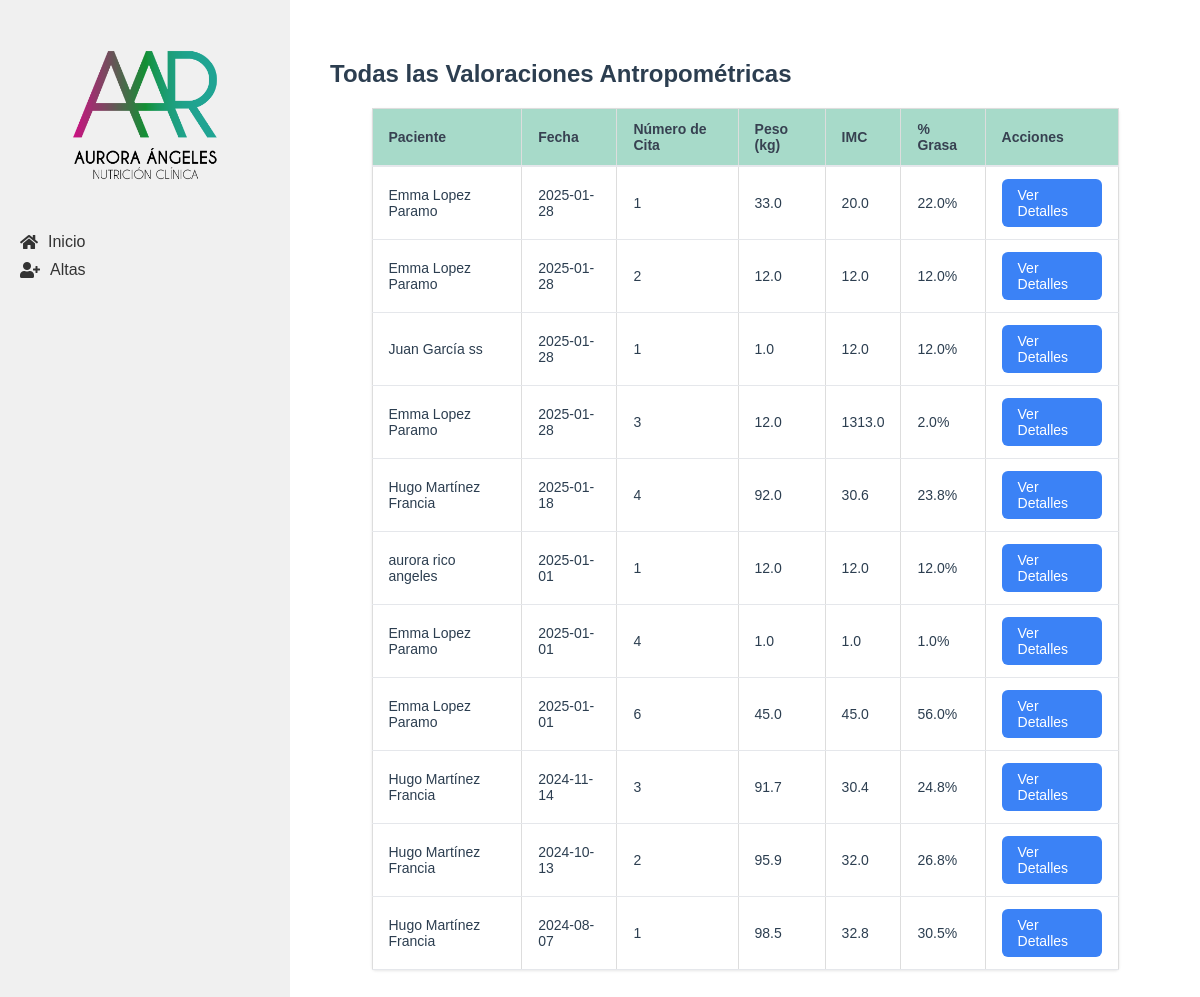
/valoraciones, run on the app's committed database.
### tables this page shows
CREATE TABLE "valoracion_antropometrica" (
    id INTEGER PRIMARY KEY AUTOINCREMENT,
    paciente_id INTEGER NOT NULL,
    numero_cita INTEGER NOT NULL,
    fecha DATE NOT NULL,
    estatura FLOAT NOT NULL,
    peso FLOAT NOT NULL,
    imc FLOAT NOT NULL,
    grasa FLOAT NOT NULL,
    cintura FLOAT NOT NULL,
    torax FLOAT NOT NULL,
    brazo FLOAT NOT NULL,
    cadera FLOAT NOT NULL,
    pierna FLOAT NOT NULL,
    pantorrilla FLOAT NOT NULL,
    tension_arterial TEXT NOT NULL,
    frecuencia_cardiaca INTEGER NOT NULL,
    bicep FLOAT NOT NULL,
    tricep FLOAT NOT NULL,
    suprailiaco FLOAT NOT NULL,
    subescapular FLOAT NOT NULL,
    femoral FLOAT,
    porcentaje_grasa FLOAT NOT NULL,
    ultima_dieta TEXT,
    FOREIGN KEY (paciente_id) REFERENCES pacientes (id)
);

CREATE TABLE "pacientes" (
    id INTEGER PRIMARY KEY AUTOINCREMENT,
    nombre TEXT NOT NULL,
    apellido_paterno TEXT NOT NULL,
    apellido_materno TEXT NOT NULL,
    fecha_nacimiento TEXT NOT NULL,
    telefono TEXT,
    correo TEXT UNIQUE NOT NULL,
    ciudad TEXT NOT NULL, `status` TEXT,
    fecha_registro TIMESTAMP DEFAULT CURRENT_TIMESTAMP
);

### app/controllers/valoracion_antropometrica.py (the view)
@valoracion.route('/valoraciones')
def todas_valoraciones():
    valoraciones = ValoracionAntropometrica.obtener_todas()
    return render_template('todas_valoraciones.html', valoraciones=valoraciones)

### app/db.py (called while the page is built)
def get_db():
    if 'db' not in g:
        g.db = sqlite3.connect(
            'pacientes.db',
            detect_types=sqlite3.PARSE_DECLTYPES
        )
        g.db.row_factory = sqlite3.Row
    return g.db

def query_db(query, args=(), one=False):
    cur = get_db().execute(query, args)
    rv = cur.fetchall()
    cur.close()
    return (rv[0] if rv else None) if one else rv

### app/models/valoracion_antropometrica.py (called while the page is built)
    @staticmethod
    def obtener_todas():
        return query_db('''
            SELECT va.*, p.nombre, p.apellido_paterno, p.apellido_materno
            FROM valoracion_antropometrica va
            JOIN pacientes p ON va.paciente_id = p.id
            ORDER BY va.fecha DESC
        ''')

### app/templates/todas_valoraciones.html (shortened to what this page needs)
{% extends "base.html" %}
{% block content %}
<div class="valoracion-container">
    <h2>Todas las Valoraciones Antropométricas</h2>
    <table class="table">
        <thead>
            <tr>
                <th class="table__header">Paciente</th>
                <th class="table__header">Fecha</th>
                <th class="table__header">Número de Cita</th>
                <th class="table__header">Peso (kg)</th>
                <th class="table__header">IMC</th>
                <th class="table__header">% Grasa</th>
                <th class="table__header">Acciones</th>
            </tr>
        </thead>
        <tbody>
            {% for valoracion in valoraciones %}
            <tr>
                <td class="table__cell">{{ valoracion['nombre'] }} {{ valoracion['apellido_paterno'] }} {{ valoracion['apellido_materno'] }}</td>
                <td class="table__cell">{{ valoracion['fecha'] }}</td>
                <td class="table__cell">{{ valoracion['numero_cita'] }}</td>
                <td class="table__cell">{{ valoracion['peso'] }}</td>
                <td class="table__cell">{{ valoracion['imc'] }}</td>
                <td class="table__cell">{{ valoracion['porcentaje_grasa'] }}%</td>
                <td class="table__cell">
                    <a href="{{ url_for('valoracion.lista_valoraciones', paciente_id=valoracion['paciente_id']) }}" class="action-button">Ver Detalles</a>
                </td>
            </tr>
            {% endfor %}
        </tbody>
    </table>
</div>
{% endblock %}

### app/static/css/style.css (style rules this page uses)
body { font-family: Arial, sans-serif; margin: 0; padding: 0; color: #2c3e50; }
.table { width: 100%; border-collapse: collapse; margin: 20px 0; font-size: 16px; text-align: left; }
.table__header, .table__cell { border: 1px solid #ddd; padding: 8px; text-align: left; }
.table__header { background-color: #f2f2f2; }
.table { max-width: 90%; background-color: white; margin: 0 auto; box-shadow: 0 1px 3px rgba(0, 0, 0, 0.1); border-radius: 4px; }
.table__header { padding: 12px 16px; text-align: left; font-weight: 600; font-size: 0.875rem; color: #374151; background-color: #119b6e5e; border-bottom: 2px solid #e5e7eb; }
.table__cell { padding: 12px 16px; font-size: 0.875rem; border-bottom: 1px solid #e5e7eb; }
.action-button { display: inline-flex; align-items: center; padding: 0.5rem 1rem; font-size: 0.875rem; font-weight: 500; border-radius: 0.375rem; background-color: #3b82f6; color: white; text-decoration: none; transition: background-color 0.2s; }
.valoracion-container { max-width: 1200px; margin: 0 auto; padding: 20px; }
.action-button { display: inline-flex; align-items: center; gap: 0.5rem; padding: 0.5rem 1rem; background-color: #3b82f6; color: white; border-radius: 0.375rem; text-decoration: none; font-size: 0.875rem; font-weight: 500; transition: background-color 0.2s; }

### data on the page
valoracion_antropometrica: nombre "Emma", apellido_paterno "Lopez", apellido_materno "Paramo", fecha "2025-01-28", numero_cita "1", peso "33.0", imc "20.0", porcentaje_grasa "22.0"
valoracion_antropometrica: nombre "Emma", apellido_paterno "Lopez", apellido_materno "Paramo", fecha "2025-01-28", numero_cita "2", peso "12.0", imc "12.0", porcentaje_grasa "12.0"
valoracion_antropometrica: nombre "Juan", apellido_paterno "García", apellido_materno "ss", fecha "2025-01-28", numero_cita "1", peso "1.0", imc "12.0", porcentaje_grasa "12.0"
valoracion_antropometrica: nombre "Emma", apellido_paterno "Lopez", apellido_materno "Paramo", fecha "2025-01-28", numero_cita "3", peso "12.0", imc "1313.0", porcentaje_grasa "2.0"
valoracion_antropometrica: nombre "Hugo", apellido_paterno "Martínez", apellido_materno "Francia", fecha "2025-01-18", numero_cita "4", peso "92.0", imc "30.6", porcentaje_grasa "23.8"
valoracion_antropometrica: nombre "aurora", apellido_paterno "rico", apellido_materno "angeles", fecha "2025-01-01", numero_cita "1", peso "12.0", imc "12.0", porcentaje_grasa "12.0"
valoracion_antropometrica: nombre "Emma", apellido_paterno "Lopez", apellido_materno "Paramo", fecha "2025-01-01", numero_cita "4", peso "1.0", imc "1.0", porcentaje_grasa "1.0"
valoracion_antropometrica: nombre "Emma", apellido_paterno "Lopez", apellido_materno "Paramo", fecha "2025-01-01", numero_cita "6", peso "45.0", imc "45.0", porcentaje_grasa "56.0"
valoracion_antropometrica: nombre "Hugo", apellido_paterno "Martínez", apellido_materno "Francia", fecha "2024-11-14", numero_cita "3", peso "91.7", imc "30.4", porcentaje_grasa "24.8"
valoracion_antropometrica: nombre "Hugo", apellido_paterno "Martínez", apellido_materno "Francia", fecha "2024-10-13", numero_cita "2", peso "95.9", imc "32.0", porcentaje_grasa "26.8"
valoracion_antropometrica: nombre "Hugo", apellido_paterno "Martínez", apellido_materno "Francia", fecha "2024-08-07", numero_cita "1", peso "98.5", imc "32.8", porcentaje_grasa "30.5"
